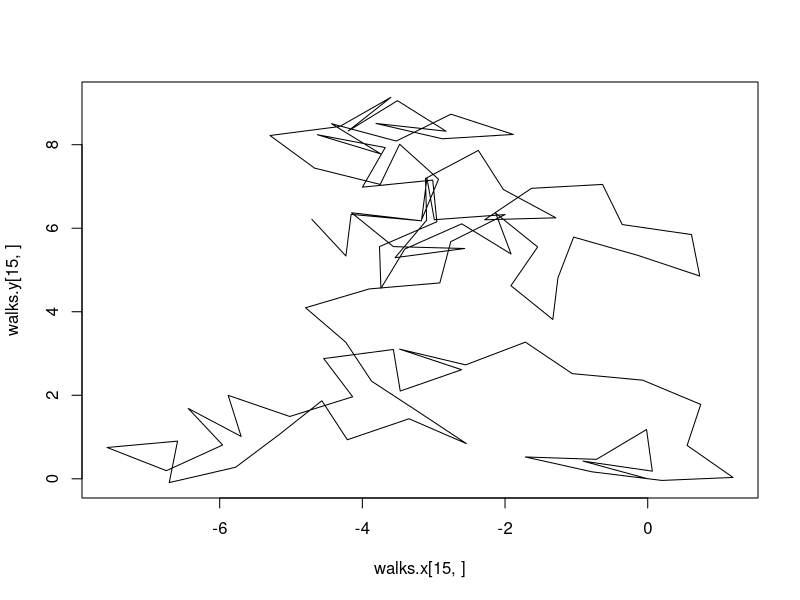
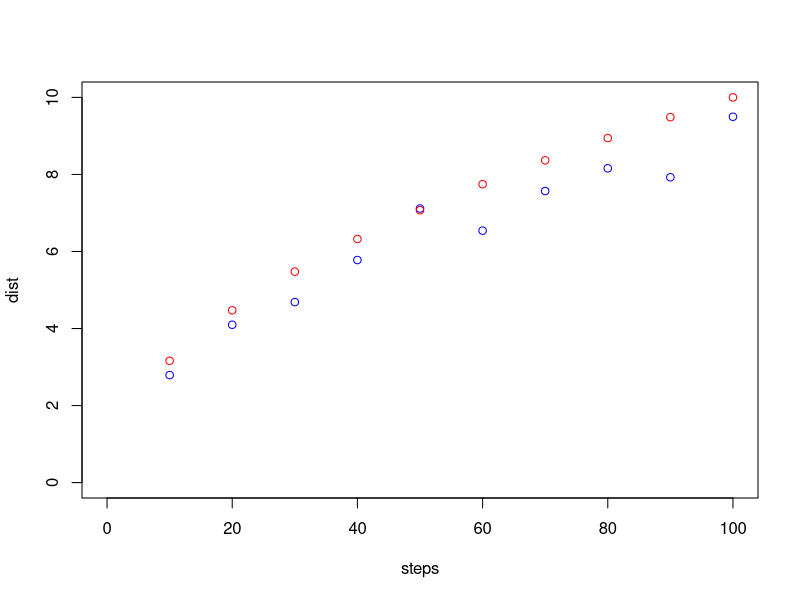

These figures' R source, in order:
numRuns <- 30
runDist <- vector(length = numRuns)
dist <- vector(length = 10)
maxSteps <- 100
steps <- seq(10, maxSteps, by = 10)

for ( numSteps in steps) {
  walks.x <- array(dim = c(numRuns, numSteps))
  walks.y <- array(dim = c(numRuns, numSteps))
  for ( i in 1:numRuns) {
    walks.x[i][1] <- walks.y[i][1] <- 0
    for (j in 2:numSteps) {
      angle <- runif(1) * 2 * pi
      deltax <- cos(angle)
      deltay <- sin(angle)
      walks.x[i,j] <- walks.x[i,j-1] + deltax
      walks.y[i,j] <- walks.y[i,j-1] + deltay
    }
    runDist[i] <- sqrt(walks.x[i,numSteps]*walks.x[i,numSteps] + walks.y[i,numSteps]*walks.y[i,numSteps])
  }
  dist[numSteps/10] <- mean(runDist)
}

plot(walks.x[15,],walks.y[15,],"l")
plot(steps, dist, col = "blue", xlim = c(0, maxSteps), ylim = c(0,max(sqrt(maxSteps),dist[maxSteps/10])))
points(steps, sqrt(steps), col = "red")
summary(runDist)
